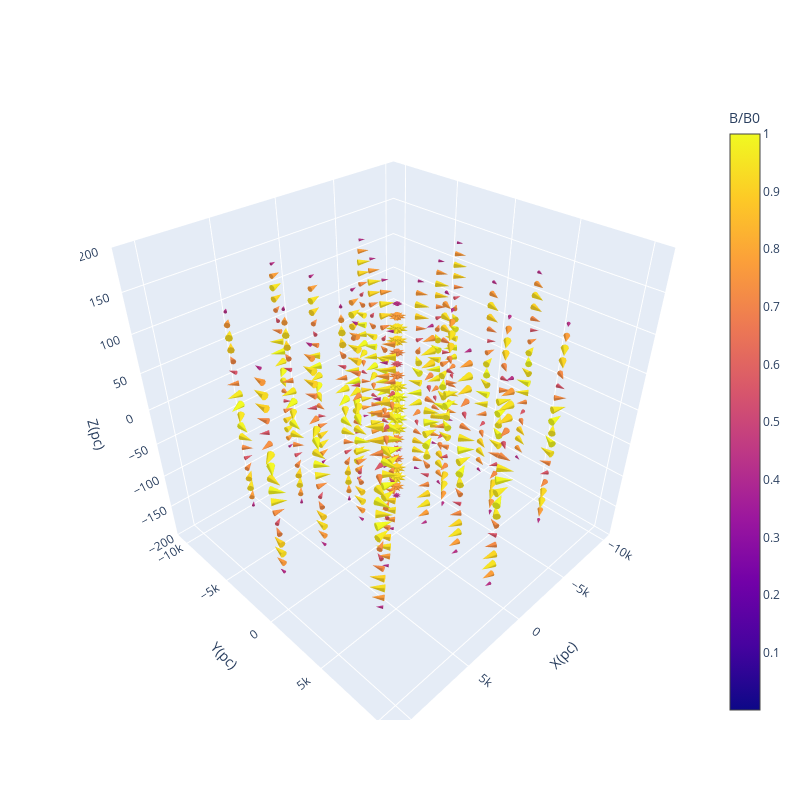

Here is the notebook cell this chart was saved with:
### Markdown cell above
Plotting B in 3d

### Code cell
#No of points where vectors have to be shown in R,Phi,z
pl_res=(4,10,20)

# Assuming B_total and pitch_angles are your arrays
B_total,pitch_angles=b_total_pitch(B0_R,B0_PHI) # random pitch angles between 0 and pi/2


B_3d_phi = np.tile(B0_PHI[::int(len(B0_PHI)/pl_res[2])], (pl_res[0], pl_res[1], 1))
B_3d_r = np.tile(B0_R[::int(len(B0_PHI)/pl_res[2])], (pl_res[0], pl_res[1], 1))
B_3d_z = np.zeros_like(B_3d_r)
B_3d_total= np.tile(B_total, (pl_res[0], pl_res[1], 1))
# Define the grid in r, phi, z
r = np.linspace(0, 10000, B_3d_r.shape[0])
phi = np.linspace(0, 2*np.pi, B_3d_phi.shape[1])
z = np.linspace(-150, 150, B_3d_z.shape[2])
r, phi, z = np.meshgrid(r, phi, z, indexing='ij')

# Convert to Cartesian coordinates
x = r * np.cos(phi)
y = r * np.sin(phi)

# Convert B_3d_r, B_3d_phi to Cartesian components
B_3d_x = B_3d_r * np.cos(phi) - B_3d_phi * np.sin(phi)
B_3d_y = B_3d_r * np.sin(phi) + B_3d_phi * np.cos(phi)

# Create 3D plot
# Compute magnitudes for scaling
B_magnitude = np.max(np.sqrt(B_3d_x ** 2 + B_3d_y ** 2 + B_3d_z ** 2))

# Scale components by magnitude for variable lengths
scale_factor = 1  # Adjust this factor for desired length scaling

B_3d_x_scaled = B_3d_x / B_magnitude * scale_factor
B_3d_y_scaled = B_3d_y / B_magnitude * scale_factor
B_3d_z_scaled = B_3d_z / B_magnitude * scale_factor

fig = go.Figure()

# Add an arrow trace for each point
fig = go.Figure(data=go.Cone(x=x.ravel(), y=y.ravel(), z=z.ravel(),
                             u=B_3d_x_scaled.ravel(), v=B_3d_y_scaled.ravel(), w=B_3d_z_scaled.ravel(),
                             sizemode="scaled", sizeref=1))

# Set labels
fig.update_layout(scene=dict(
    xaxis_title='X(pc)',
    yaxis_title='Y(pc)',
    zaxis_title='Z(pc)',
    zaxis=dict(range=[-200, 200])),
    width=fig_s,
    height=fig_s)

# Add label to colorbar
fig.data[0].colorbar.title = "B/B0"

fig.show()

### Figure 1 — Plotly figure (JSON) as saved in the notebook; plotly's stock layout.template omitted (floating-point values rounded to 4 significant figures; data arrays with more than 128 entries replaced by an {"elided": "..."} marker saying what was removed)
{"data": [{"colorbar": {"title": {"text": "B/B0"}}, "sizemode": "scaled", "sizeref": 1, "type": "cone", "u": {"elided": "840 float values"}, "v": {"elided": "840 float values"}, "w": {"elided": "840 int values"}, "x": {"elided": "840 float values"}, "y": {"elided": "840 float values"}, "z": {"elided": "840 int values"}}], "layout": {"height": 800, "scene": {"xaxis": {"title": {"text": "X(pc)"}}, "yaxis": {"title": {"text": "Y(pc)"}}, "zaxis": {"range": [-200, 200], "title": {"text": "Z(pc)"}}}, "width": 800}}
